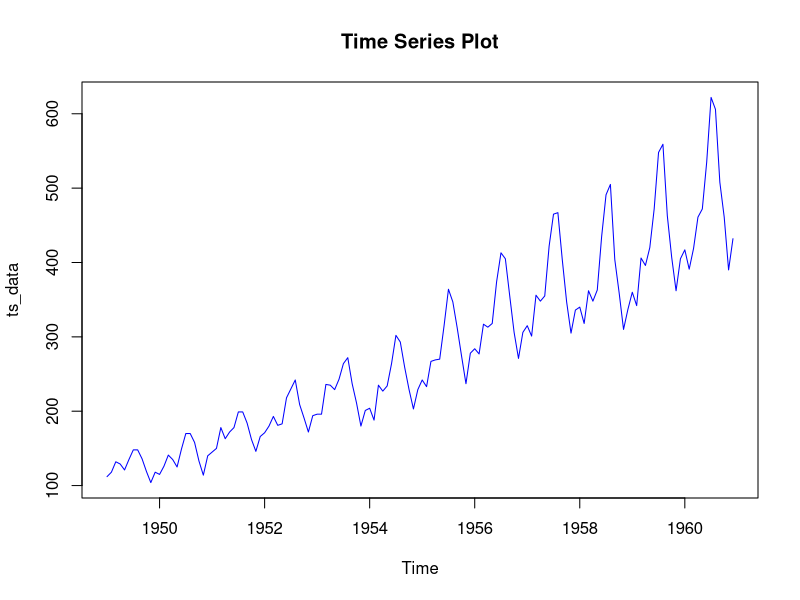
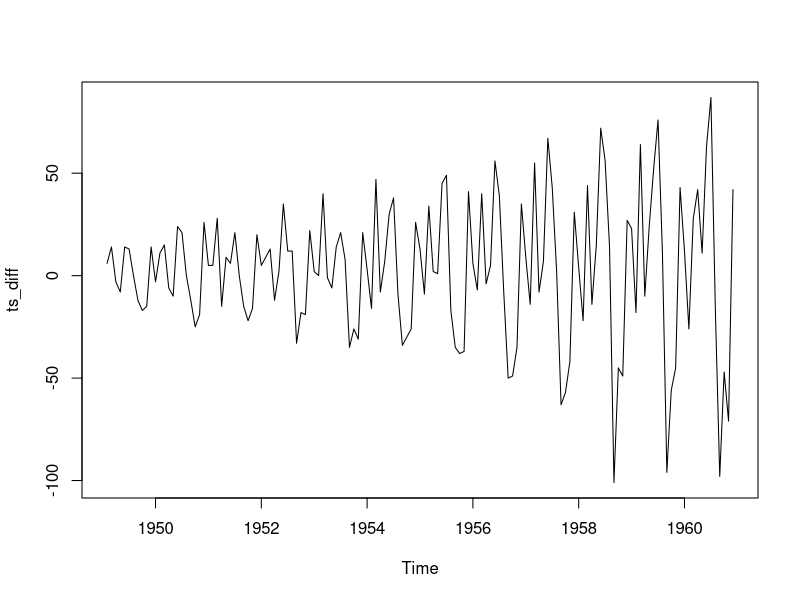
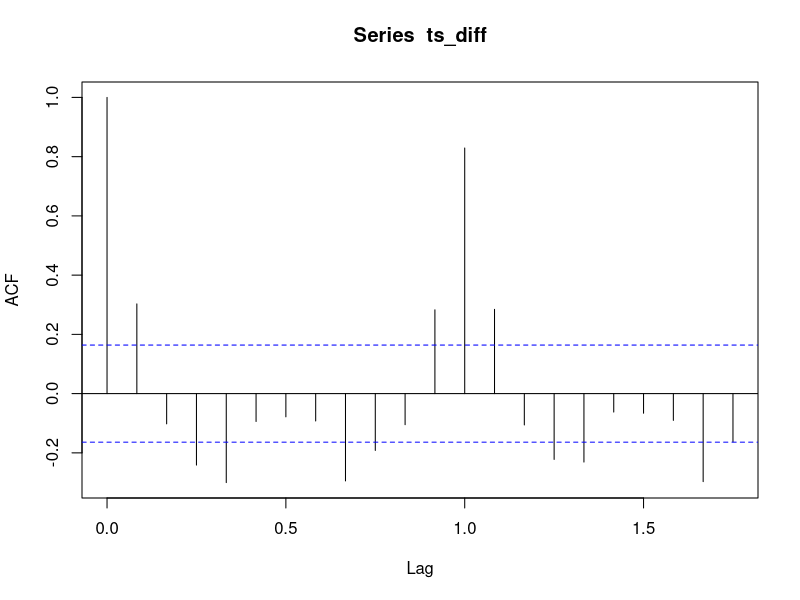
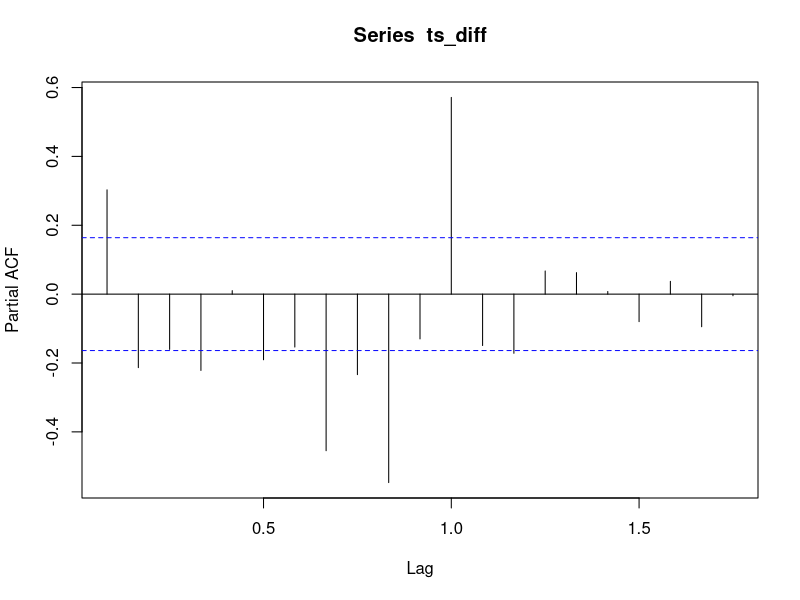
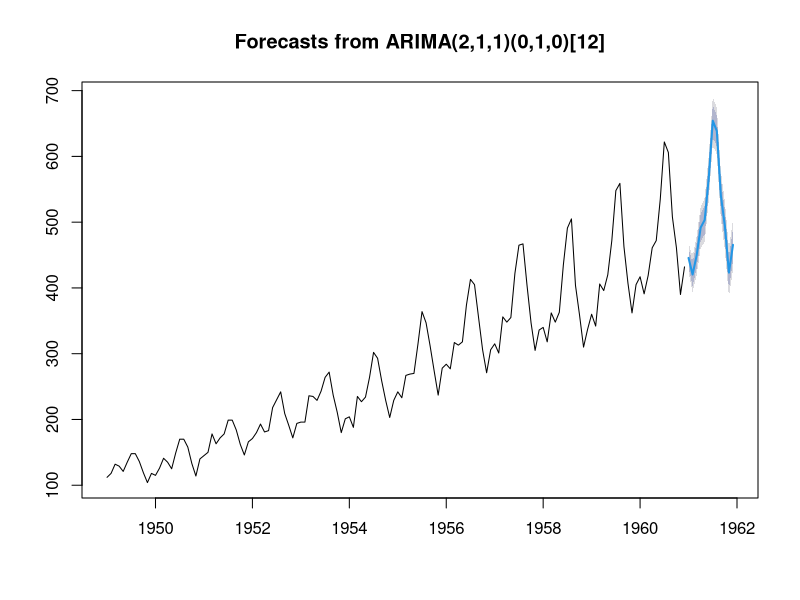
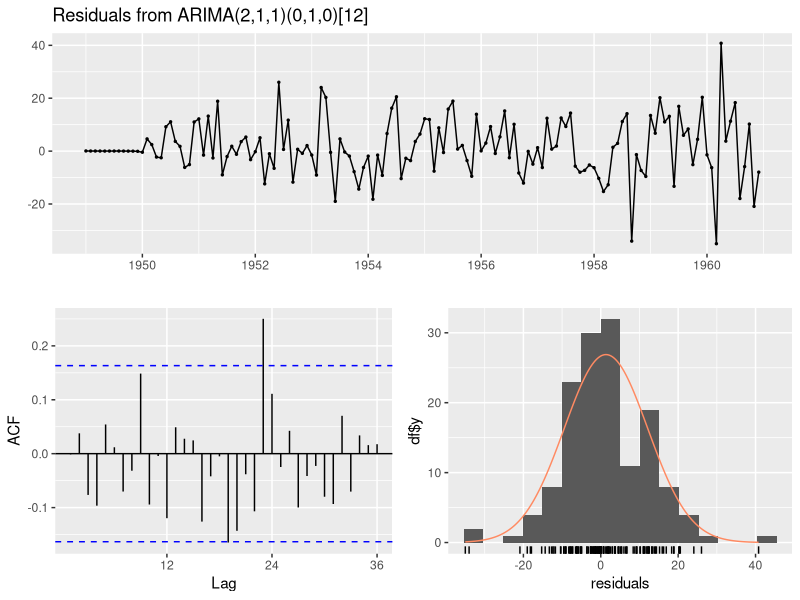
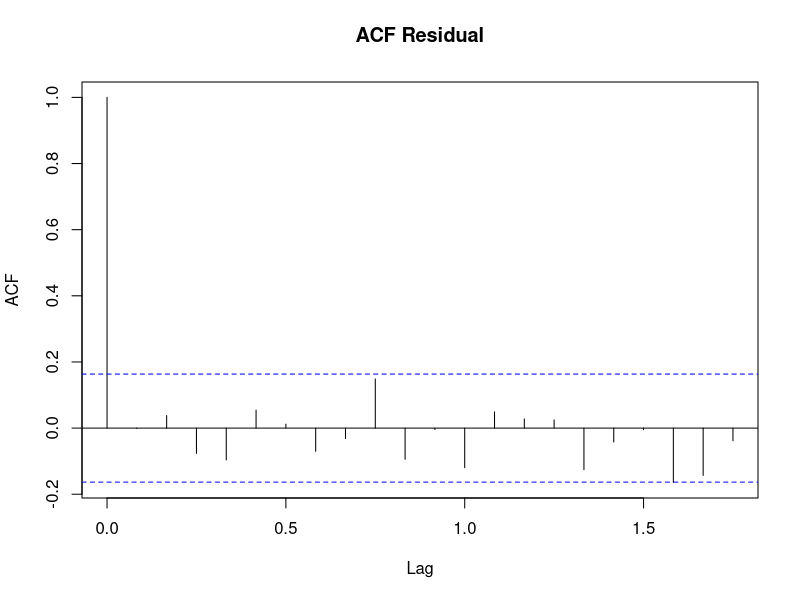

Write the R code that produced these figures, in order.
install.packages("forecast")   # kalau belum ada
install.packages("tseries")

library(forecast)
library(tseries)

data(AirPassengers)
ts_data <- AirPassengers

plot(ts_data, main="Time Series Plot", col="blue")

adf.test(ts_data)

ts_diff <- diff(ts_data)
plot(ts_diff)
adf.test(ts_diff)

acf(ts_diff)
pacf(ts_diff)

model <- arima(ts_data, order = c(1,1,1))
summary(model)

model_auto <- auto.arima(ts_data)
summary(model_auto)

forecast_result <- forecast(model_auto, h = 12)  # prediksi 12 periode ke depan
plot(forecast_result)

checkresiduals(model_auto)

#DIAGNOSTIC CHECKING
model <- auto.arima(ts_data)

residuals_model <- residuals(model)

mean_res <- mean(residuals_model)
var_res  <- var(residuals_model)

mean_res
var_res

acf(residuals_model, main="ACF Residual")

Box.test(residuals_model, lag = 20, type = "Ljung-Box")

if(Box.test(residuals_model, lag=20, type="Ljung-Box")$p.value > 0.05){
  cat("Residual bersifat white noise, model ARIMA sudah baik")
} else {
  cat("Residual belum white noise, model ARIMA belum optimal")
}
